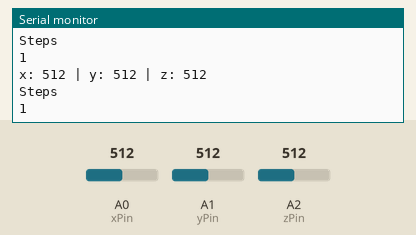
The sketch below on a simulated Arduino Uno, built with avr-gcc and run on an emulated ATmega328P. Shown: the last lines printed to the serial monitor. Inputs (shaded band) come from the test bench; at power-on: A0 (xPin) = 512, A1 (yPin) = 512, A2 (zPin) = 512.

Above: at 1.2 s.
1.3 s: A0 (xPin) set to 716
At 1.58 s:
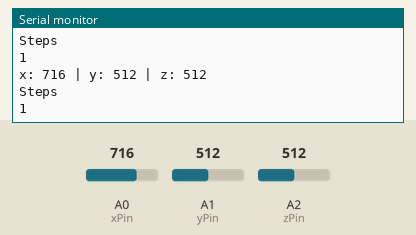
2.8 s: A1 (yPin) set to 716
At 2.99 s:
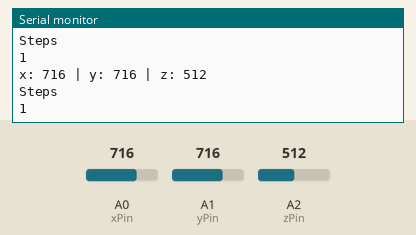
4.3 s: A2 (zPin) set to 716
At 4.6 s:
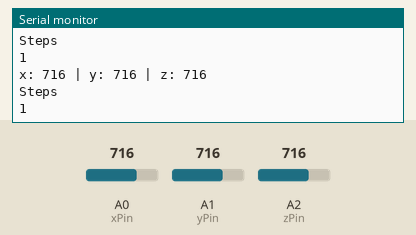
5.8 s: A0 (xPin) set to 900
At 5.8 s:
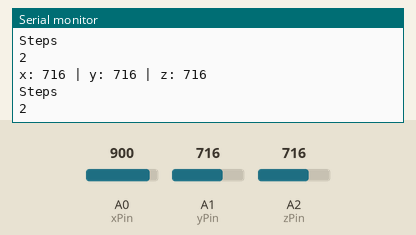
7.3 s: A1 (yPin) set to 900
At 7.41 s:
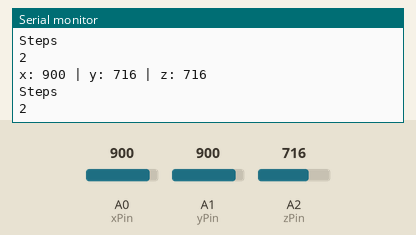
8.8 s: A2 (zPin) set to 900
At 8.82 s:
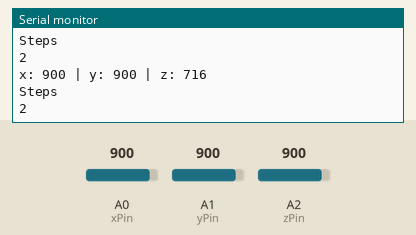
Timing chart, 0 to 11.3 s (numbered marks = the images above; inputs shaded):
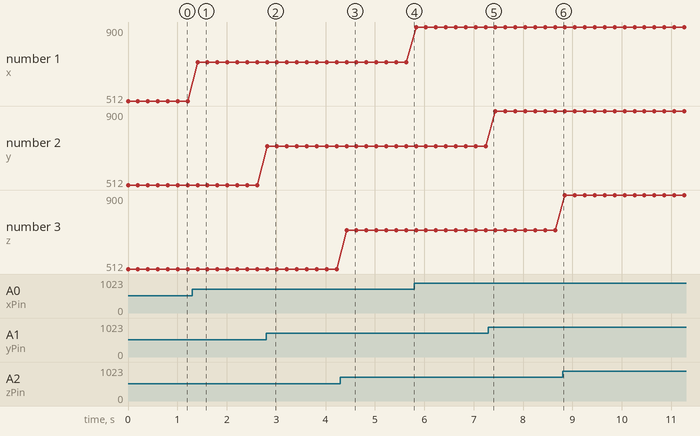

The sketch:

updownpedometer.ino
```cpp
//Analog read pins for accelerometer
const int xPin = 0;
const int yPin = 1;
const int zPin = 2;
int prevX = 0;
int prevY = 0;
int prevZ = 0;
int steps = 0;
bool going_up = false;
void setup(){
  Serial.begin(9600);
}

void loop(){

  //read the analog values from the accelerometer
  int xRead = analogRead(xPin);
  int yRead = analogRead(yPin);
  int zRead = analogRead(zPin);
  if(zRead>(prevZ+8)){
    if(!going_up){
      going_up = true;
    }
  }else{
    if(going_up){
      going_up = false;
      steps++;
    }
  }
  //Output read values to Serial monitor
  Serial.print("x: ");
  Serial.print(xRead);
  Serial.print(" | y: ");
  Serial.print(yRead);
  Serial.print(" | z: ");
  Serial.println(zRead);
  Serial.println("Steps");Serial.println(steps);Serial.println('\n');
  prevZ = zRead;
  delay(200); //slow down the serial display to be able to read easier
}
```

Measured:
- after the input at 1.3 s, the serial monitor: prints a new line after 0.11 s (image 1)
- after the input at 2.8 s, the serial monitor: prints a new line at once (image 2)
- after the input at 4.3 s, the serial monitor: prints a new line after 0.12 s (image 3)
- plotted number 1: 512 → 716 after the input at 1.3 s, 716 → 900 after the input at 5.8 s
